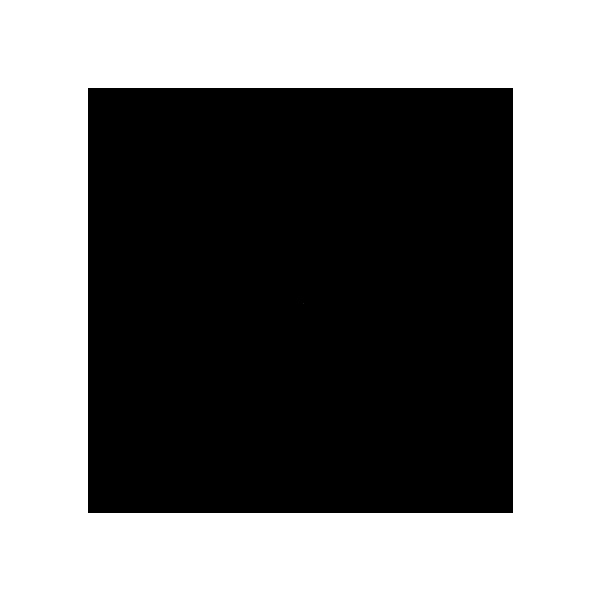
Frame 1 (no input)
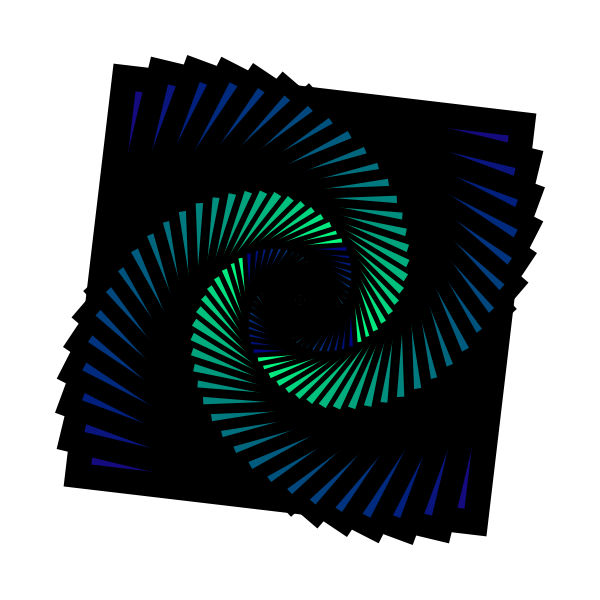
Frame 60 (the mouse pressed at the canvas centre just before this capture)
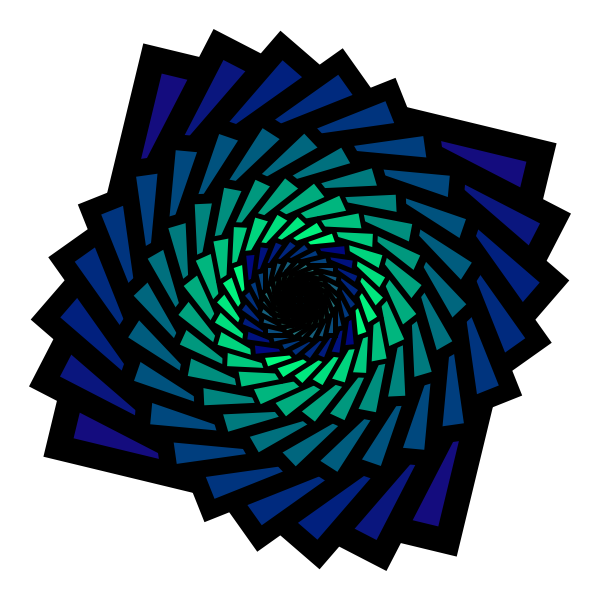
Frame 120 (the mouse held since frame 60 and released just before this capture)

The Processing sketch that drew these frames (run headless with seeded random() and noise(); from frame 60 on, the mouse is pressed at the canvas centre):

// Processing sketch: Square_Rose
// ── Square_Rose.pde
int SQUARES = 60;
final int INITIAL_SIZE = 400;
final int INITIAL_WEIGHT = 25;
int weight;
int size;
float time;

void setup()
{
  size(600, 600);
  fill(255);
  stroke(0);
  time = 0;
  frameRate(30);
}

void draw()
{
  weight = INITIAL_WEIGHT;
  size = INITIAL_SIZE;
  background(255);
  translate(width / 2, height / 2);
  rectMode(CENTER);
  for (int i = 0; i < SQUARES; i++)
  {
    // Uncomment this to make into a multicoloured thing.
    //stroke(((time * i) * 56) % 255,((time * i) * 87) % 255, ((time * i) * 22) % 255);
    fill((size + i * 10) % 255 - 125, (i* 10 + 12) % 255, 126);
    float sAngle = (i % 2 == 0) ? 0 : PI;
    rotate(sAngle + time);
    strokeWeight(Math.max(weight, 5));
    rect(0, 0, size, size);
    size *= 0.95;
    weight *= 0.95;
    
  }
  ellipse(0, 0, 5, 5);
  time += 0.002;
}
